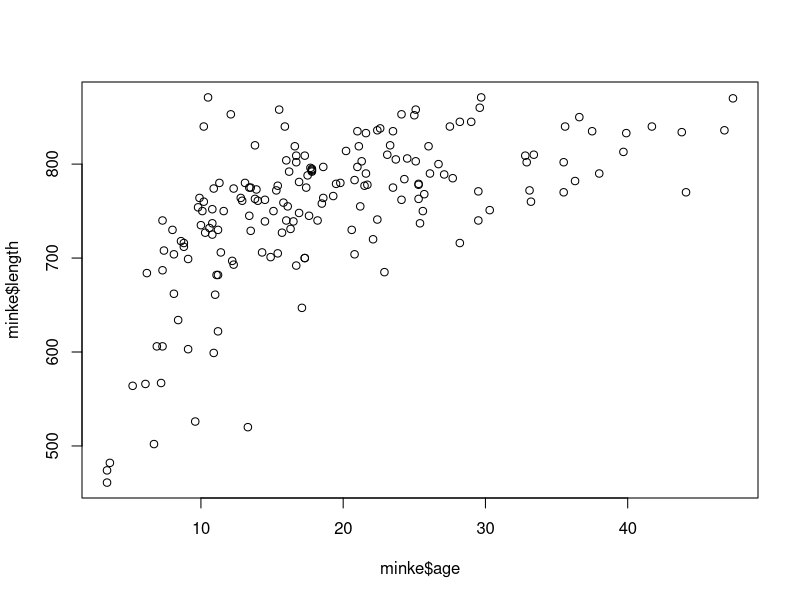
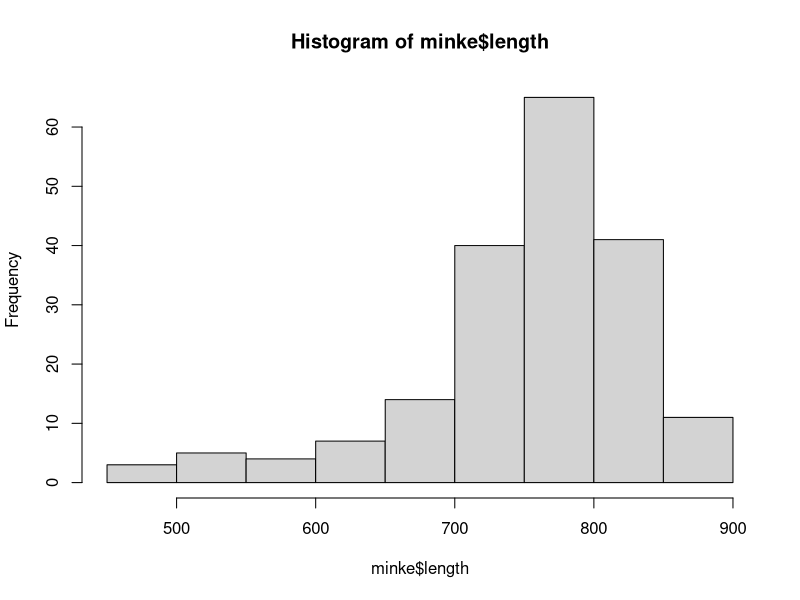

These figures' R source, in order:
## simple calculations
1 + 1

1 + 2 + 4

2*4

2^3

log(10)

exp(1)

1/7
## assignment

x <- 1.2
y <- 'A'
z <- TRUE
w <- factor('A')

## vector with numbers
x<-c(1,2,3)
(x<-c(1,2,3))

## vector with letters
(y<-c("a","b","c"))

## vector with logicals
(z1<-c(TRUE,TRUE,FALSE))
(z2<-c(T,T,F)) # same

# vector type
class(x)
class(y)
class(z1)



######################################
# few useful commands

# make an vector
(x1<-seq(1,10))
# the same
(x1<-1:10)
(x2<-seq(0,1,length=10))

rep(1,10)
rep(c(1,2,3),2)
rep(c(1,2,3),each=2)

# length of a vector
length(x1)

(x3<-c(6,3,8,9,4))
# sort the elements of the vector
sort(x3)
# find the rank of each element
rank(x3)
# gives an index for reordering
order(x3)

# join two vectors
c(x1,x2)
cbind(x1,x2)
rbind(x1,x2)

######################################
# vector indices
x4<-c(4,7,5,3,4,8,9)
# first element of x4
x4[1]
# first and fourth
x4[c(1,4)]
# use logicals
x4[x4>=7]
# indices that satify a condition
which(x4>=7)
which(x4!=3)   # != not equal to
which(x4==3)   # == equal to

# get everything except the first element
x4[-1]
# get everything except the first element and second element
x4[-c(1,2)]

######################################
# WARNING -- repetions

(y1<-c(1,2,3,4))
(y2<-c(1,2,3))
(y3<-c(1,2))

y1+y2
y1+y3   #!
y1 + 1

y1*2
y1*y2
y1*y3  #!

######################################
# matricies

(X<-matrix(1:10,ncol=2,byrow=T))
(Y<-matrix(1:10,ncol=2,byrow=F))
# single element
X[1,2]
# get the second column
X[,2]
# get the third row
X[3,]
# matrix size
dim(X)
# we can name them
rownames(Y)<-c("ry1","ry2","ry3","ry4","ry5")
colnames(Y)<-c("dy1","dy2")
Y
# and call them by name
Y["ry2","dy2"]

# transpose
t(X)
# elementwise multiplication
X*Y
# normal matrix multiplication
X%*%t(Y)

(Z<-matrix(1:4,ncol=2))
# determinant
det(Z)
# inverse
solve(Z)

## Dataframes
## lets look at the minke dataset
minke <- read.csv2('minke.csv')

########################################
# useful stull

# how does this dataset look like
head(minke,n=10)
names(minke)
dim(minke)
str(minke)

# use $ to get a column in the data.frame
minke$length[3]
minke[1,3]
minke[3,1]

## plots

plot(minke$age,minke$length)
hist(minke$length)

## list all variables in the environment
ls()

# remove x from the environment
rm(x)
ls()

